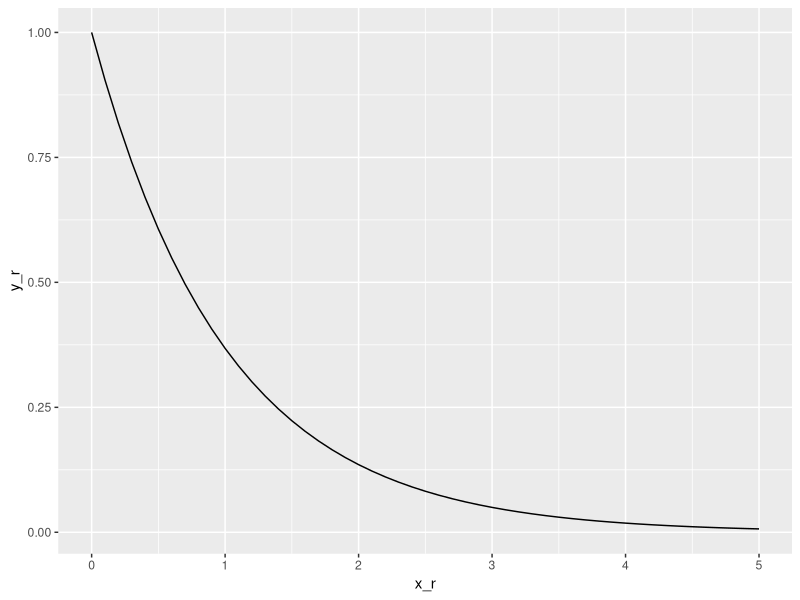

The R script that drew this image:
## ---- chunk 1
knitr::opts_chunk$set(echo = TRUE)
set.seed(11980)
## ---- chunk 2
#1983-1989
#Set male = 1, female = 0. The mean or successful rate should be 0.5
# H_0: is 0.5, H_a: is not 0.5
binom.test(x = 16, n = 26, p = 0.5, conf.level = 0.95)
## ---- chunk 3
#1990-2001
#Set male = 0, female = 1. The mean or successful rate should be 0.5.
# H_0: is 0.5, H_a: is not 0.5
#because we know the population mean is 0.5, use score test
prop.test(x = 56, n = 75, p = 0.5, 
  conf.level = 0.95, correct = FALSE)

## ---- chunk 4
bp <- c(115, 134, 131, 143, 130, 154, 119, 137, 155, 130, 110, 138)
## ---- chunk 5
t.test(bp, mu = 129, conf.level = 0.95)

## ---- chunk 6
rain <- c(5.335, 5.345, 5.380, 5.520, 5.360, 6.285, 5.510, 5.340,
          5.395, 5.305, 5.190, 5.455, 5.350, 5.125, 5.340, 5.305,
          5.315, 5.330, 5.115, 5.265)
## ---- chunk 7
M_3 = 5.4;
x_3_less_M = rain < M_3;
n_3 = 20;
binom.test(sum(x_3_less_M), n_3, p=0.5);
## ---- chunk 8
median(rain);
lower_index <- round(n_3/2 - (qnorm(0.975)*sqrt(n_3))/2)
upper_index <- round(n_3/2 + (qnorm(0.975)*sqrt(n_3))/2 + 1)
c(lower_index, upper_index)

x_3_sorted = sort(rain);
x_3_sorted[c(lower_index, upper_index)]
## ---- chunk 9
set.seed(1908)
## ---- chunk 10
exp_sample <- rexp(n = 10, rate = 1)
## ---- chunk 11
library(ggplot2)
x_r <- seq(from = 0, to = 5,by =0.1)
y_r <- dexp(x_r, rate = 1) 

qplot(x_r, y_r, geom = "line")
## ---- chunk 12
#I don't understand the sentence "Run a t-test on your size 10 sample,"
#do you mean we can create a whatever sample, as long as the n = 10, for ourselves? If so...

set.seed(2021) 
x_r_b <- rnorm(n = 10, mean = 5, sd = 10) 
x_r_b

#Our null and (two-sided) alternative hypotheses, in statistical notation, are:
#H_0: mu = 2, H_a: mu != 2
t.test(x_r_b, mu = 2, conf.level = 0.95)
## ---- chunk 13
n_r_b <- 10
x_r_b_bar <- mean(x_r_b)
sd_r_b <- sqrt(sum((x_r_b - x_r_b_bar) * (x_r_b - x_r_b_bar))/(n_r_b))

#df = 9
Z <- (x_r_b_bar - 2) / (sd_r_b/sqrt(length(x_r_b)-1))
P <- 2 * pnorm(abs(Z), mean = 0, sd = 1, lower.tail = FALSE)
## ---- chunk 14
#CI
Z
P

low <- x_r_b_bar - Z * sd_r_b/sqrt(length(x_r_b))
high <- x_r_b_bar + Z * sd_r_b/sqrt(length(x_r_b))
low
high
